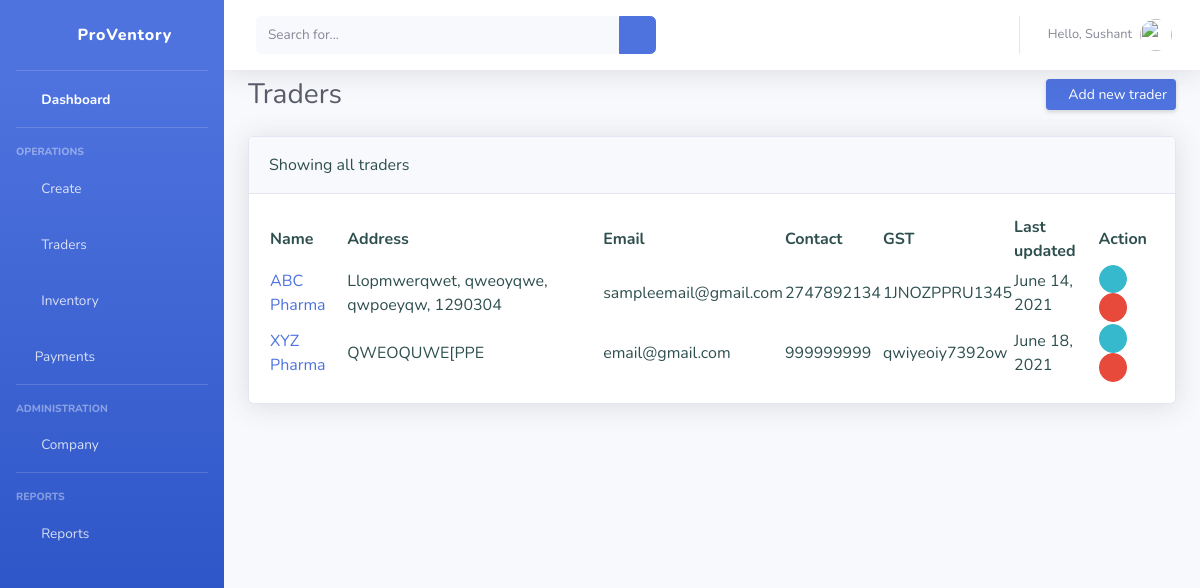
The page /view-trader/ (signed in) on the database as committed earlier.
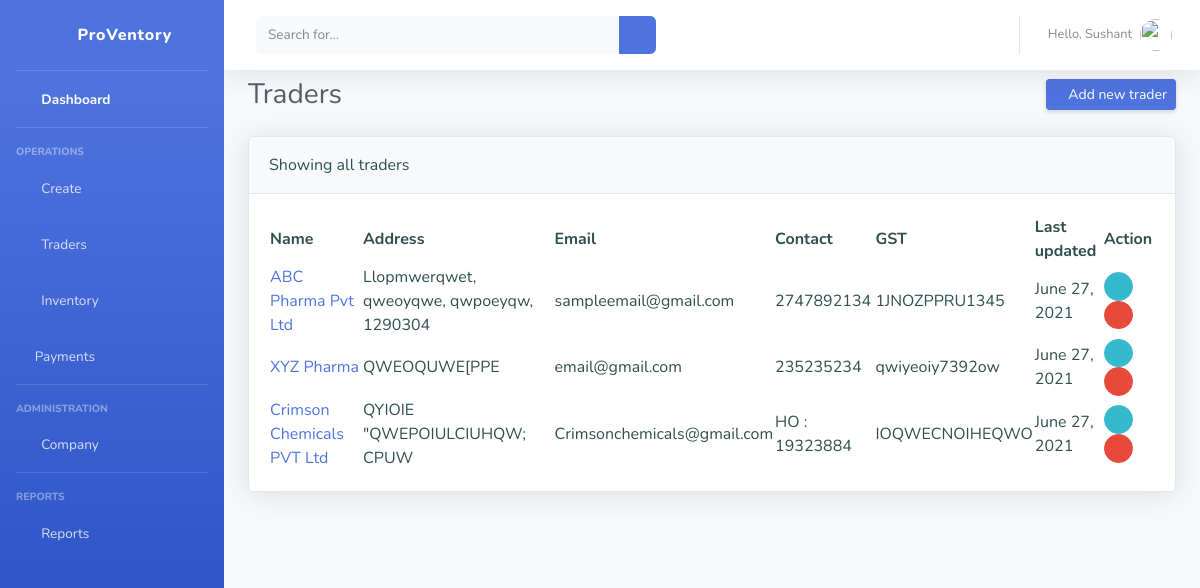
The same page on the database as committed later.
### dashboard/models.py (models this page shows, shortened)
class Trader(models.Model):
    name = models.CharField(max_length=100, null=True)
    address = models.CharField(max_length=200, null=True)
    email = models.EmailField(null=True)
    contact = models.CharField(max_length=50, null=True)
    gstin = models.CharField(max_length=20, null=True)
    date_added = models.DateField(auto_now=True)

### dashboard/views.py (the view)
# urls.py: path('view-trader/', views.viewTrader, name='view-trader'),
@login_required(login_url='login')
def viewTrader(request):
    pageTitle = "Traders | ProVentory - IMS"
    pageHeading = "Traders"
    createButtonText = "Add new trader"
    traders = Trader.objects.all()
    context = {
        "title": pageTitle,
        "heading": pageHeading,
        "createButtonText": createButtonText,
        "traders": traders,
    }
    return render(request, "dashboard/view-trader.html", context)

### templates/dashboard/view-trader.html (shortened to what this page needs)
{% extends 'partials/base.html' %}
{% block pageheading %} {{ heading }} {% endblock %}
{% block createbutton %}
<a href="{% url 'create-trader' %}" class="d-none d-sm-inline-block btn btn-sm btn-primary shadow-sm"><i class="fas fa-user-plus fa-sm text-white-50"></i> {{ createButtonText }}</a>
{% endblock %}
{%block content %}
{% if user.is_authenticated and user.is_staff %}
<div class="row">
    <div class="col-md-12">
        <div class="card shadow mb-4">
            <div class="card-header py-3">
                Showing all traders
            </div>
            <div class="card-body">
                <table id="tradertable" class="display compact">
            <thead>
            <tr>
                <th>
                    Name
                </th>
                <th>
                    Address
                </th>
                <th>
                    Email
                </th>
                <th>
                    Contact
                </th>
                <th>
                    GST
                </th>
                <th>
                    Last updated
                </th>
                <th>
                    Action
                </th>
            </tr>
            </thead>
            <tbody>
            {% for trader in traders %}
            <tr>
                <td><a href="{% url 'update-trader' trader.id %}">{{ trader.name }}</a></td>
                <td>{{ trader.address }}</td>
                <td>{{ trader.email }}</td>
                <td>{{ trader.contact }}</td>
                <td>{{ trader.gstin }}</td>
                <td>{{ trader.date_added }}</td>
                <td>
                    <a href="{% url 'update-trader' trader.id %}" class="btn btn-info btn-circle btn-sm"><i class="fas fa-pen"></i></a>
                    <a href="{% url 'delete-trader' trader.id %}" class="btn btn-danger btn-circle btn-sm"><i class="fas fa-trash"></i></a>
                </td>
            </tr>
            {% endfor %}
            </tbody>
        </table>
            </div>
        </div>
    </div>
</div>
{% endif %}
{% endblock %}

Rows that differ between the two databases and show on the page:
changed Trader "Llopmwerqwet, qweoyqwe, qwpoeyqw, 1290304": name "ABC Pharma" → "ABC Pharma Pvt Ltd"; date_added "June 14, 2021" → "June 27, 2021"
changed Trader "XYZ Pharma": contact "999999999" → "235235234"; date_added "June 18, 2021" → "June 27, 2021"
added Trader: name "Crimson Chemicals PVT Ltd", address "QYIOIE \"QWEPOIULCIUHQW; CPUW", email "Crimsonchemicals@gmail.com", contact "HO : 19323884", gstin "IOQWECNOIHEQWO", date_added "June 27, 2021"
